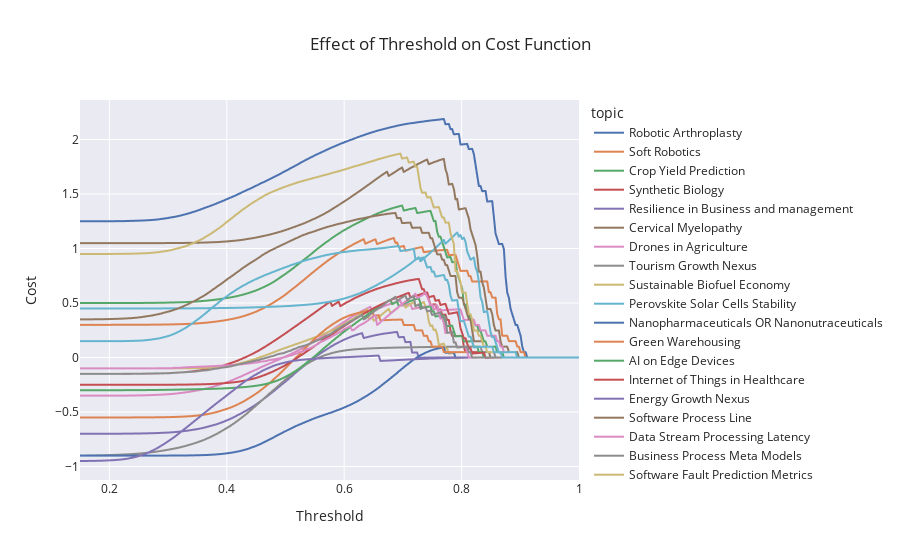

The notebook cell saved with this chart:
### Code cell
# cost function to maximize the number of core publications while minimizing the number of publications
def cost_function(x, y, total_pubs, alpha=0.05):
    """
    A cost function to maximize the number of core publications while minimizing the number of publications.

    Parameters
    ----------
    x : int
        Number of core publications.
    y : int
        Number of publications.
    total_pubs : int
        Total number of publications.
    alpha : float, default 0.1
        A constant to control the trade-off between the number of core publications and the number of publications.
    """
    return alpha*x - y/total_pubs

df["cost"] = cost_function(df["n_core_pubs"], df["n_pubs"], df["n_total_pubs"], 0.05)
fig = px.line(df, x="threshold", y="cost", color="topic", hover_data=["n_core_pubs", "n_pubs"],
                labels=dict(cost="Cost", threshold="Threshold"),
                title="Effect of Threshold on Cost Function")
fig.show()

### Figure 1 — Plotly figure (JSON) as saved in the notebook; plotly's stock layout.template omitted (floating-point values rounded to 4 significant figures; data arrays with more than 128 entries replaced by an {"elided": "..."} marker saying what was removed)
{"data": [{"customdata": {"elided": "300x2 int values"}, "hovertemplate": "topic=Robotic Arthroplasty<br>Threshold=%{x}<br>Cost=%{y}<br>n_core_pubs=%{customdata[0]}<br>n_pubs=%{customdata[1]}<extra></extra>", "legendgroup": "Robotic Arthroplasty", "line": {"color": "rgb(76,114,176)", "dash": "solid"}, "marker": {"symbol": "circle"}, "mode": "lines", "name": "Robotic Arthroplasty", "showlegend": true, "type": "scattergl", "x": {"elided": "300 float values"}, "xaxis": "x", "y": {"elided": "300 float values"}, "yaxis": "y"}, {"customdata": {"elided": "300x2 int values"}, "hovertemplate": "topic=Soft Robotics<br>Threshold=%{x}<br>Cost=%{y}<br>n_core_pubs=%{customdata[0]}<br>n_pubs=%{customdata[1]}<extra></extra>", "legendgroup": "Soft Robotics", "line": {"color": "rgb(221,132,82)", "dash": "solid"}, "marker": {"symbol": "circle"}, "mode": "lines", "name": "Soft Robotics", "showlegend": true, "type": "scattergl", "x": {"elided": "300 float values"}, "xaxis": "x", "y": {"elided": "300 float values"}, "yaxis": "y"}, {"customdata": {"elided": "300x2 int values"}, "hovertemplate": "topic=Crop Yield Prediction<br>Threshold=%{x}<br>Cost=%{y}<br>n_core_pubs=%{customdata[0]}<br>n_pubs=%{customdata[1]}<extra></extra>", "legendgroup": "Crop Yield Prediction", "line": {"color": "rgb(85,168,104)", "dash": "solid"}, "marker": {"symbol": "circle"}, "mode": "lines", "name": "Crop Yield Prediction", "showlegend": true, "type": "scattergl", "x": {"elided": "300 float values"}, "xaxis": "x", "y": {"elided": "300 float values"}, "yaxis": "y"}, {"customdata": {"elided": "300x2 int values"}, "hovertemplate": "topic=Synthetic Biology<br>Threshold=%{x}<br>Cost=%{y}<br>n_core_pubs=%{customdata[0]}<br>n_pubs=%{customdata[1]}<extra></extra>", "legendgroup": "Synthetic Biology", "line": {"color": "rgb(196,78,82)", "dash": "solid"}, "marker": {"symbol": "circle"}, "mode": "lines", "name": "Synthetic Biology", "showlegend": true, "type": "scattergl", "x": {"elided": "300 float values"}, "xaxis": "x", "y": {"elided": "300 float values"}, "yaxis": "y"}, {"customdata": {"elided": "300x2 int values"}, "hovertemplate": "topic=Resilience in Business and management<br>Threshold=%{x}<br>Cost=%{y}<br>n_core_pubs=%{customdata[0]}<br>n_pubs=%{customdata[1]}<extra></extra>", "legendgroup": "Resilience in Business and management", "line": {"color": "rgb(129,114,179)", "dash": "solid"}, "marker": {"symbol": "circle"}, "mode": "lines", "name": "Resilience in Business and management", "showlegend": true, "type": "scattergl", "x": {"elided": "300 float values"}, "xaxis": "x", "y": {"elided": "300 float values"}, "yaxis": "y"}, {"customdata": {"elided": "300x2 int values"}, "hovertemplate": "topic=Cervical Myelopathy<br>Threshold=%{x}<br>Cost=%{y}<br>n_core_pubs=%{customdata[0]}<br>n_pubs=%{customdata[1]}<extra></extra>", "legendgroup": "Cervical Myelopathy", "line": {"color": "rgb(147,120,96)", "dash": "solid"}, "marker": {"symbol": "circle"}, "mode": "lines", "name": "Cervical Myelopathy", "showlegend": true, "type": "scattergl", "x": {"elided": "300 float values"}, "xaxis": "x", "y": {"elided": "300 float values"}, "yaxis": "y"}, {"customdata": {"elided": "300x2 int values"}, "hovertemplate": "topic=Drones in Agriculture<br>Threshold=%{x}<br>Cost=%{y}<br>n_core_pubs=%{customdata[0]}<br>n_pubs=%{customdata[1]}<extra></extra>", "legendgroup": "Drones in Agriculture", "line": {"color": "rgb(218,139,195)", "dash": "solid"}, "marker": {"symbol": "circle"}, "mode": "lines", "name": "Drones in Agriculture", "showlegend": true, "type": "scattergl", "x": {"elided": "300 float values"}, "xaxis": "x", "y": {"elided": "300 float values"}, "yaxis": "y"}, {"customdata": {"elided": "300x2 int values"}, "hovertemplate": "topic=Tourism Growth Nexus<br>Threshold=%{x}<br>Cost=%{y}<br>n_core_pubs=%{customdata[0]}<br>n_pubs=%{customdata[1]}<extra></extra>", "legendgroup": "Tourism Growth Nexus", "line": {"color": "rgb(140,140,140)", "dash": "solid"}, "marker": {"symbol": "circle"}, "mode": "lines", "name": "Tourism Growth Nexus", "showlegend": true, "type": "scattergl", "x": {"elided": "300 float values"}, "xaxis": "x", "y": {"elided": "300 float values"}, "yaxis": "y"}, {"customdata": {"elided": "300x2 int values"}, "hovertemplate": "topic=Sustainable Biofuel Economy<br>Threshold=%{x}<br>Cost=%{y}<br>n_core_pubs=%{customdata[0]}<br>n_pubs=%{customdata[1]}<extra></extra>", "legendgroup": "Sustainable Biofuel Economy", "line": {"color": "rgb(204,185,116)", "dash": "solid"}, "marker": {"symbol": "circle"}, "mode": "lines", "name": "Sustainable Biofuel Economy", "showlegend": true, "type": "scattergl", "x": {"elided": "300 float values"}, "xaxis": "x", "y": {"elided": "300 float values"}, "yaxis": "y"}, {"customdata": {"elided": "300x2 int values"}, "hovertemplate": "topic=Perovskite Solar Cells Stability<br>Threshold=%{x}<br>Cost=%{y}<br>n_core_pubs=%{customdata[0]}<br>n_pubs=%{customdata[1]}<extra></extra>", "legendgroup": "Perovskite Solar Cells Stability", "line": {"color": "rgb(100,181,205)", "dash": "solid"}, "marker": {"symbol": "circle"}, "mode": "lines", "name": "Perovskite Solar Cells Stability", "showlegend": true, "type": "scattergl", "x": {"elided": "300 float values"}, "xaxis": "x", "y": {"elided": "300 float values"}, "yaxis": "y"}, {"customdata": {"elided": "300x2 int values"}, "hovertemplate": "topic=Nanopharmaceuticals OR Nanonutraceuticals<br>Threshold=%{x}<br>Cost=%{y}<br>n_core_pubs=%{customdata[0]}<br>n_pubs=%{customdata[1]}<extra></extra>", "legendgroup": "Nanopharmaceuticals OR Nanonutraceuticals", "line": {"color": "rgb(76,114,176)", "dash": "solid"}, "marker": {"symbol": "circle"}, "mode": "lines", "name": "Nanopharmaceuticals OR Nanonutraceuticals", "showlegend": true, "type": "scattergl", "x": {"elided": "300 float values"}, "xaxis": "x", "y": {"elided": "300 float values"}, "yaxis": "y"}, {"customdata": {"elided": "300x2 int values"}, "hovertemplate": "topic=Green Warehousing<br>Threshold=%{x}<br>Cost=%{y}<br>n_core_pubs=%{customdata[0]}<br>n_pubs=%{customdata[1]}<extra></extra>", "legendgroup": "Green Warehousing", "line": {"color": "rgb(221,132,82)", "dash": "solid"}, "marker": {"symbol": "circle"}, "mode": "lines", "name": "Green Warehousing", "showlegend": true, "type": "scattergl", "x": {"elided": "300 float values"}, "xaxis": "x", "y": {"elided": "300 float values"}, "yaxis": "y"}, {"customdata": {"elided": "300x2 int values"}, "hovertemplate": "topic=AI on Edge Devices<br>Threshold=%{x}<br>Cost=%{y}<br>n_core_pubs=%{customdata[0]}<br>n_pubs=%{customdata[1]}<extra></extra>", "legendgroup": "AI on Edge Devices", "line": {"color": "rgb(85,168,104)", "dash": "solid"}, "marker": {"symbol": "circle"}, "mode": "lines", "name": "AI on Edge Devices", "showlegend": true, "type": "scattergl", "x": {"elided": "300 float values"}, "xaxis": "x", "y": {"elided": "300 float values"}, "yaxis": "y"}, {"customdata": {"elided": "300x2 int values"}, "hovertemplate": "topic=Internet of Things in Healthcare<br>Threshold=%{x}<br>Cost=%{y}<br>n_core_pubs=%{customdata[0]}<br>n_pubs=%{customdata[1]}<extra></extra>", "legendgroup": "Internet of Things in Healthcare", "line": {"color": "rgb(196,78,82)", "dash": "solid"}, "marker": {"symbol": "circle"}, "mode": "lines", "name": "Internet of Things in Healthcare", "showlegend": true, "type": "scattergl", "x": {"elided": "300 float values"}, "xaxis": "x", "y": {"elided": "300 float values"}, "yaxis": "y"}, {"customdata": {"elided": "300x2 int values"}, "hovertemplate": "topic=Energy Growth Nexus<br>Threshold=%{x}<br>Cost=%{y}<br>n_core_pubs=%{customdata[0]}<br>n_pubs=%{customdata[1]}<extra></extra>", "legendgroup": "Energy Growth Nexus", "line": {"color": "rgb(129,114,179)", "dash": "solid"}, "marker": {"symbol": "circle"}, "mode": "lines", "name": "Energy Growth Nexus", "showlegend": true, "type": "scattergl", "x": {"elided": "300 float values"}, "xaxis": "x", "y": {"elided": "300 float values"}, "yaxis": "y"}, {"customdata": {"elided": "300x2 int values"}, "hovertemplate": "topic=Software Process Line<br>Threshold=%{x}<br>Cost=%{y}<br>n_core_pubs=%{customdata[0]}<br>n_pubs=%{customdata[1]}<extra></extra>", "legendgroup": "Software Process Line", "line": {"color": "rgb(147,120,96)", "dash": "solid"}, "marker": {"symbol": "circle"}, "mode": "lines", "name": "Software Process Line", "showlegend": true, "type": "scattergl", "x": {"elided": "300 float values"}, "xaxis": "x", "y": {"elided": "300 float values"}, "yaxis": "y"}, {"customdata": {"elided": "300x2 int values"}, "hovertemplate": "topic=Data Stream Processing Latency<br>Threshold=%{x}<br>Cost=%{y}<br>n_core_pubs=%{customdata[0]}<br>n_pubs=%{customdata[1]}<extra></extra>", "legendgroup": "Data Stream Processing Latency", "line": {"color": "rgb(218,139,195)", "dash": "solid"}, "marker": {"symbol": "circle"}, "mode": "lines", "name": "Data Stream Processing Latency", "showlegend": true, "type": "scattergl", "x": {"elided": "300 float values"}, "xaxis": "x", "y": {"elided": "300 float values"}, "yaxis": "y"}, {"customdata": {"elided": "300x2 int values"}, "hovertemplate": "topic=Business Process Meta Models<br>Threshold=%{x}<br>Cost=%{y}<br>n_core_pubs=%{customdata[0]}<br>n_pubs=%{customdata[1]}<extra></extra>", "legendgroup": "Business Process Meta Models", "line": {"color": "rgb(140,140,140)", "dash": "solid"}, "marker": {"symbol": "circle"}, "mode": "lines", "name": "Business Process Meta Models", "showlegend": true, "type": "scattergl", "x": {"elided": "300 float values"}, "xaxis": "x", "y": {"elided": "300 float values"}, "yaxis": "y"}, {"customdata": {"elided": "300x2 int values"}, "hovertemplate": "topic=Software Fault Prediction Metrics<br>Threshold=%{x}<br>Cost=%{y}<br>n_core_pubs=%{customdata[0]}<br>n_pubs=%{customdata[1]}<extra></extra>", "legendgroup": "Software Fault Prediction Metrics", "line": {"color": "rgb(204,185,116)", "dash": "solid"}, "marker": {"symbol": "circle"}, "mode": "lines", "name": "Software Fault Prediction Metrics", "showlegend": true, "type": "scattergl", "x": {"elided": "300 float values"}, "xaxis": "x", "y": {"elided": "300 float values"}, "yaxis": "y"}, {"customdata": {"elided": "300x2 int values"}, "hovertemplate": "topic=Software Defect Prediction<br>Threshold=%{x}<br>Cost=%{y}<br>n_core_pubs=%{customdata[0]}<br>n_pubs=%{customdata[1]}<extra></extra>", "legendgroup": "Software Defect Prediction", "line": {"color": "rgb(100,181,205)", "dash": "solid"}, "marker": {"symbol": "circle"}, "mode": "lines", "name": "Software Defect Prediction", "showlegend": true, "type": "scattergl", "x": {"elided": "300 float values"}, "xaxis": "x", "y": {"elided": "300 float values"}, "yaxis": "y"}], "layout": {"legend": {"title": {"text": "topic"}, "tracegroupgap": 0}, "title": {"text": "Effect of Threshold on Cost Function"}, "xaxis": {"anchor": "y", "domain": [0, 1], "title": {"text": "Threshold"}}, "yaxis": {"anchor": "x", "domain": [0, 1], "title": {"text": "Cost"}}}}
